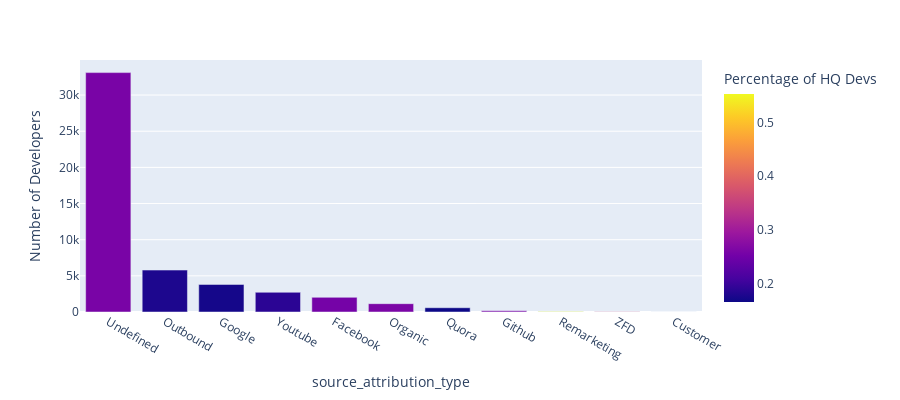

The cell this chart's notebook holds for it:
### Code cell
df =data.groupby('source_attribution_type').agg({'dev_id':'count', 'label':'mean'}).reset_index()
df = df.sort_values(by='dev_id', ascending=False)
fig = px.bar(df, x='source_attribution_type', y='dev_id',
             hover_data=['source_attribution_type', 'label'], color='label',
             labels={'label':'Percentage of HQ Devs', 'dev_id':'Number of Developers'}, height=400)
fig.show()

### Figure 1 — Plotly figure (JSON) as saved in the notebook; plotly's stock layout.template omitted (floating-point values rounded to 4 significant figures)
{"data": [{"alignmentgroup": "True", "customdata": [[0.259], [0.1781], [0.1722], [0.1893], [0.2553], [0.2628], [0.1664], [0.2628], [0.5526], [0.3571], [0.5]], "hovertemplate": "source_attribution_type=%{x}<br>Number of Developers=%{y}<br>Percentage of HQ Devs=%{marker.color}<extra></extra>", "legendgroup": "", "marker": {"color": [0.259, 0.1781, 0.1722, 0.1893, 0.2553, 0.2628, 0.1664, 0.2628, 0.5526, 0.3571, 0.5], "coloraxis": "coloraxis", "pattern": {"shape": ""}}, "name": "", "offsetgroup": "", "orientation": "v", "showlegend": false, "textposition": "auto", "type": "bar", "x": ["Undefined", "Outbound", "Google", "Youtube", "Facebook", "Organic", "Quora", "Github", "Remarketing", "ZFD", "Customer"], "xaxis": "x", "y": [33107, 5799, 3810, 2726, 2029, 1153, 589, 156, 76, 28, 4], "yaxis": "y"}], "layout": {"barmode": "relative", "coloraxis": {"colorbar": {"title": {"text": "Percentage of HQ Devs"}}, "colorscale": [[0, "#0d0887"], [0.1111, "#46039f"], [0.2222, "#7201a8"], [0.3333, "#9c179e"], [0.4444, "#bd3786"], [0.5556, "#d8576b"], [0.6667, "#ed7953"], [0.7778, "#fb9f3a"], [0.8889, "#fdca26"], [1, "#f0f921"]]}, "height": 400, "legend": {"tracegroupgap": 0}, "margin": {"t": 60}, "xaxis": {"anchor": "y", "domain": [0, 1], "title": {"text": "source_attribution_type"}}, "yaxis": {"anchor": "x", "domain": [0, 1], "title": {"text": "Number of Developers"}}}}
